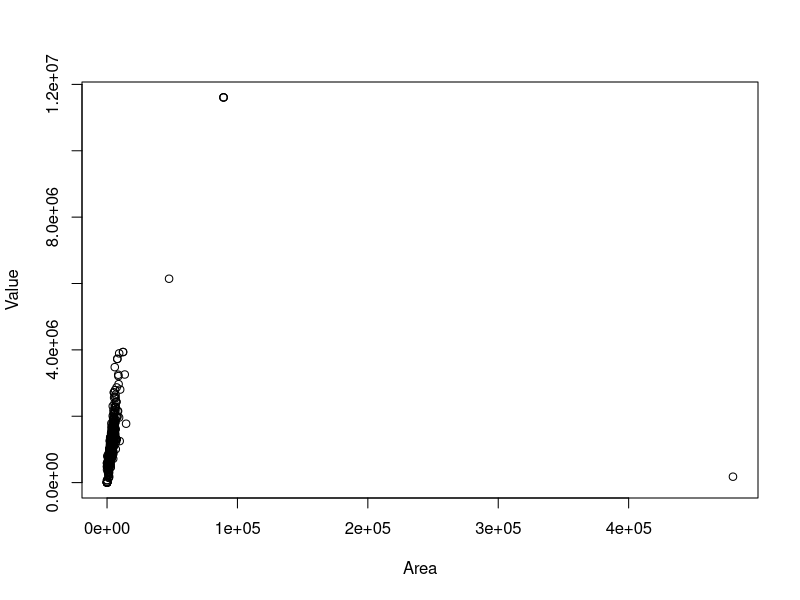
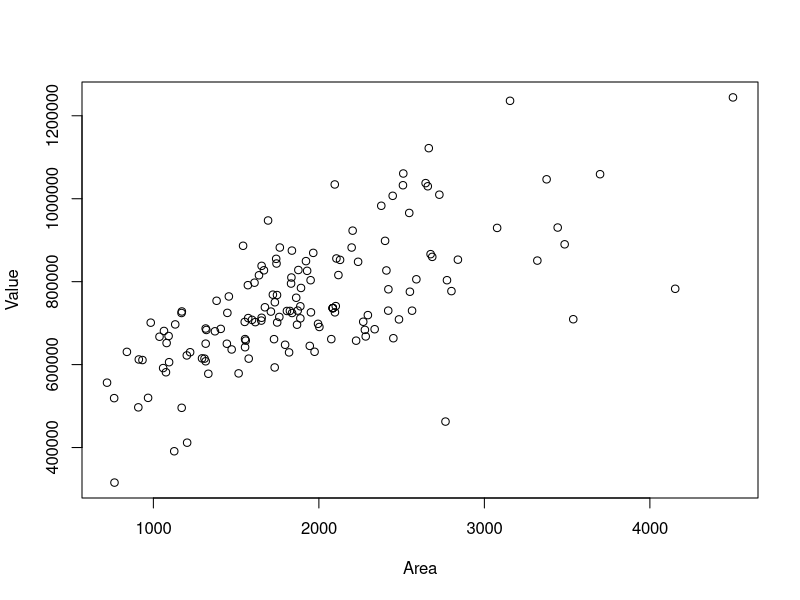
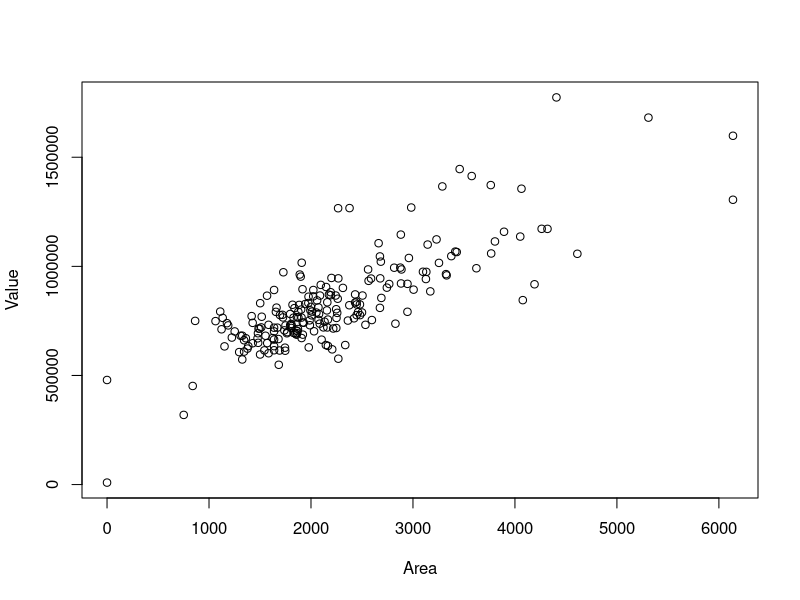
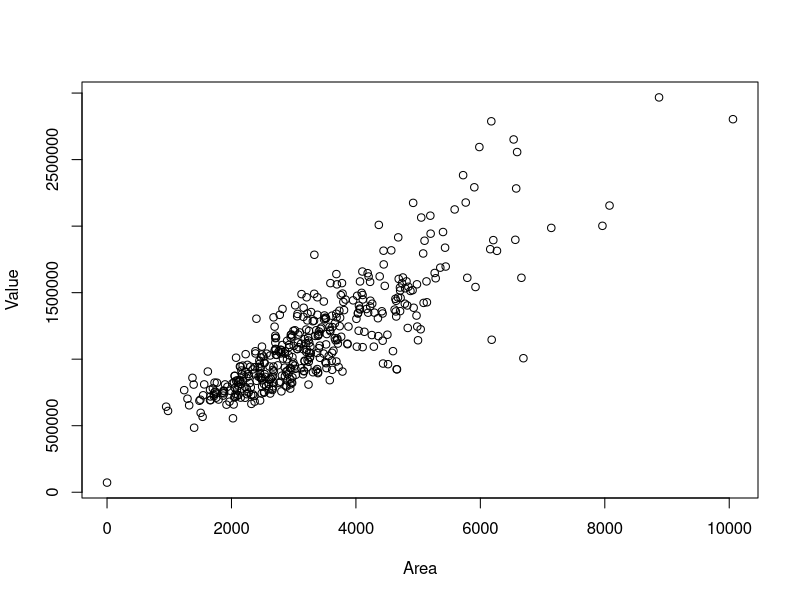
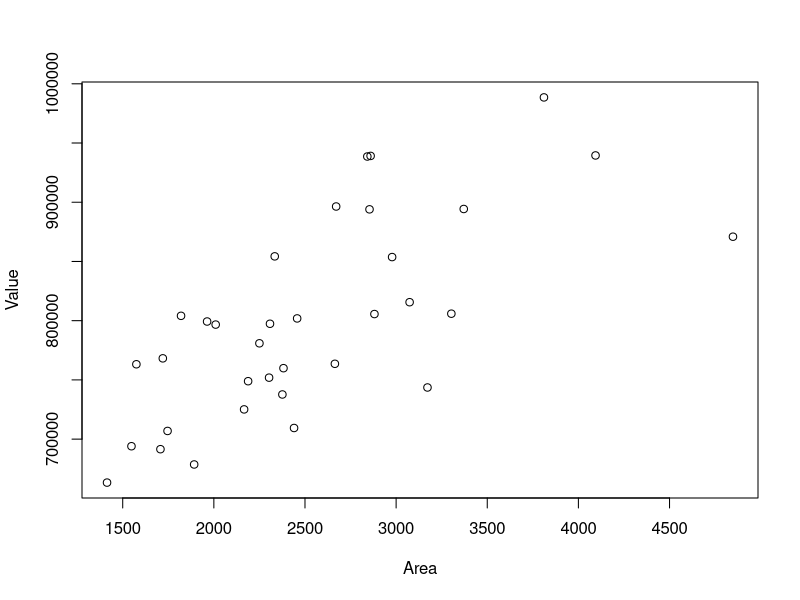
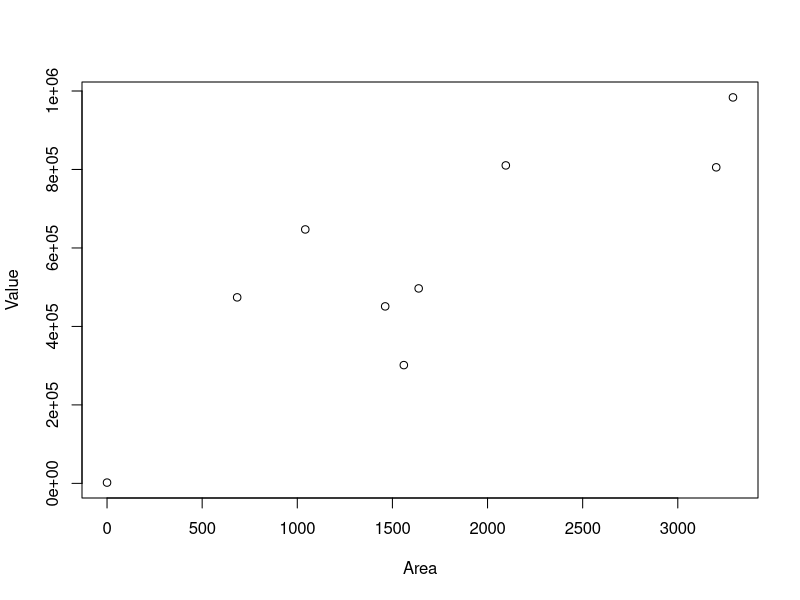
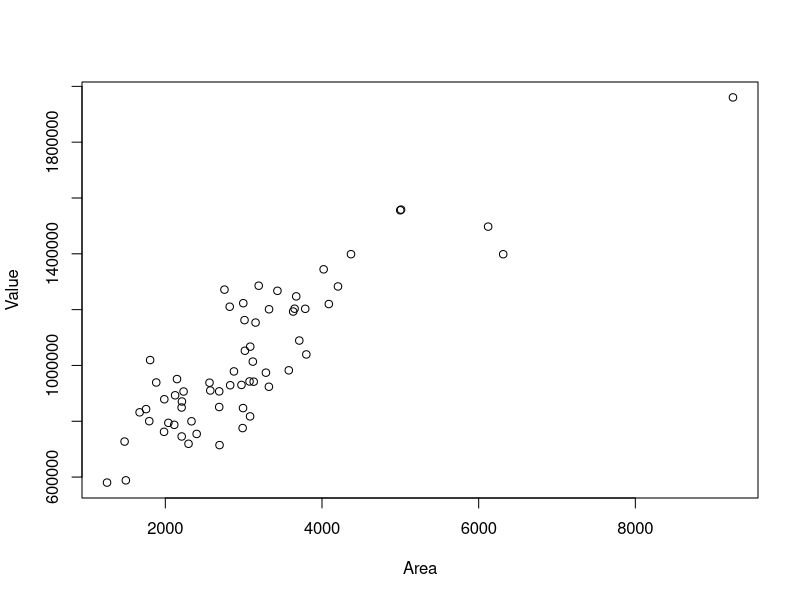
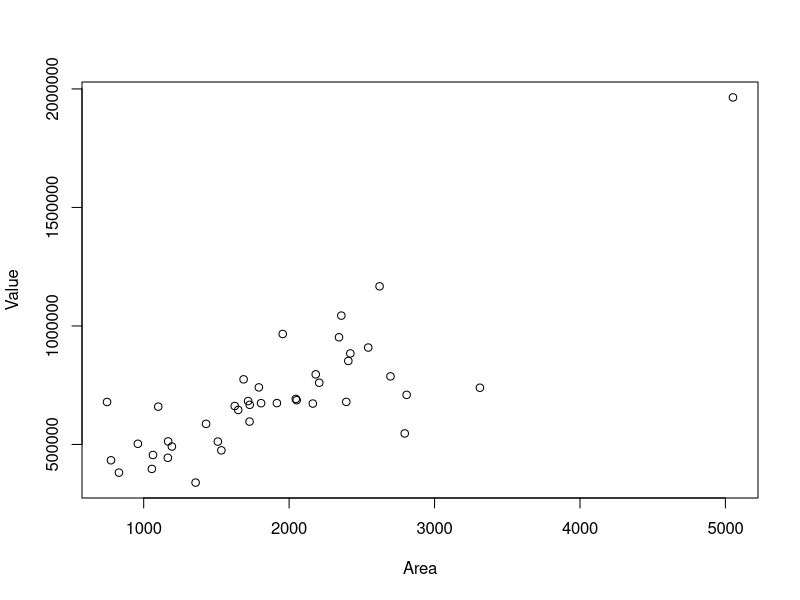

Write the R code that produced these figures, in order.
# Real Estate analysis
# 15-Sep-2024

 # SETUP ####
# load packages
library(lubridate)
library(readxl)
library(ggplot2)
library(tidyr)
library(effects)
library(dplyr)
library(zoo) # rollmean
 
 
# Import Data
D <- read.csv("wenham_fy24.csv")

# Separate types
Ra <- D[D$Type=='RANCH', ]
Cp <- D[D$Type=='CAPE', ]
Co <- D[D$Type=='COLONIAL', ]
Sl <- D[D$Type=='SPLIT LEVL', ]
Bu <- D[D$Type=='BUNGALOW', ]
Aq <- D[D$Type=='ANTIQUE', ]
Cv <- D[D$Type=='CONVENTONL', ]
Se <- D[D$Type=='SPLIT ENT', ]
Os <- D[D$Type=='OLD STYLE', ]
Cn <- D[D$Type=='CONDO', ]
Cy <- D[D$Type=='CONTEMPORY', ]
Es <- D[D$Type=='ESTATE', ]

plot(Value ~ Area, data=D)
plot(Value ~ Area, data=Ra)
plot(Value ~ Area, data=Cp)
plot(Value ~ Area, data=Co)
plot(Value ~ Area, data=Sl)
plot(Value ~ Area, data=Bu)
plot(Value ~ Area, data=Aq)
plot(Value ~ Area, data=Cv)
plot(Value ~ Area, data=Se)
plot(Value ~ Area, data=Os)
plot(Value ~ Area, data=Cn)
plot(Value ~ Area, data=Cy)
plot(Value ~ Area, data=Es)

######### All
lm_faD <- lm(Value ~ Area, data=D)
summary(lm_faD)
plot(allEffects(lm_faD))

glm_faD <- glm(Value ~ Area + BD + BA + Type, family=gaussian, data=D)
summary(glm_faD)
plot(allEffects(glm_faD))

#newdata=data.frame(nickel=c(80, 90, 99, 100, 101, 110))
#predict(glm_nickel, newdata, type="response") # odds of getting migraine given levels of nickel intake (ug)

######### Ranch
lm_faRa <- lm(Value ~ Area, data=Ra)
summary(lm_faRa)
plot(allEffects(lm_faRa))

plot(Value ~ Area, data=Ra)
abline(lm_faRa)

glm_Ra <- glm(Value ~ Area + BD + BA, family=gaussian, data=Ra)
summary(glm_Ra)
plot(allEffects(glm_Ra))

new_fa=data.frame(Area=c(0, 5000))
new_Ra=predict(lm_faRa, new_fa, type="response")

######### Cape
lm_faCp <- lm(Value ~ Area, data=Cp)
summary(lm_faCp)
plot(allEffects(lm_faCp))

glm_Cp <- glm(Value ~ Area + BD + BA, family=gaussian, data=Cp)
summary(glm_Cp)
plot(allEffects(glm_Cp))

######### Colonial
lm_faCo <- lm(Value ~ Area, data=Co)
summary(lm_faCo)
plot(allEffects(lm_faCo))

glm_Co <- glm(Value ~ Area + BD + BA, family=gaussian, data=Co)
summary(glm_Co)
plot(allEffects(glm_Co))

######### Split Level
lm_faSl <- lm(Value ~ Area, data=Sl)
summary(lm_faSl)
plot(allEffects(lm_faSl))

glm_Sl <- glm(Value ~ Area + BD + BA, family=gaussian, data=Sl)
summary(glm_Sl)
plot(allEffects(glm_Sl))

######### BUNGALOW
lm_faBu <- lm(Value ~ Area, data=Bu)
summary(lm_faBu)
plot(allEffects(lm_faBu))

glm_Bu <- glm(Value ~ Area + BD + BA, family=gaussian, data=Bu)
summary(glm_Bu)
plot(allEffects(glm_Bu))

######### 

#Aq <- D[D$Type=='ANTIQUE', ]
#Cv <- D[D$Type=='CONVENTONL', ]
#Se <- D[D$Type=='SPLIT ENT', ]
#Os <- D[D$Type=='OLD STYLE', ]
#Cn <- D[D$Type=='CONDO', ]
#Cy <- D[D$Type=='CONTEMPORY', ]
#Es <- D[D$Type=='ESTATE', ]



#############Summarize

# Create an empty plot
plot(Ra$Area, Ra$Value, type="n", xlim=c(500, 5500), ylim=c(200000, 1200000), 
     xlab="Finished Area, sqft", ylab="Total Assesed Value, $", main="Wenham Neighborhood 2000")
lines(Ra$Area, Ra$Value, type="p", pch=1, col="red")
abline(lm_faRa, col="red")
lines(Cp$Area, Cp$Value, type="p", pch=2, col="blue")
abline(lm_faCp, col="blue")
lines(Co$Area, Co$Value, type="p", pch=3, col="green")
abline(lm_faCo, col="green")
lines(Sl$Area, Sl$Value, type="p", pch="S", col="black")
abline(lm_faSl, col="black")
lines(Bu$Area, Bu$Value, type="p", pch="4", col="pink")
abline(lm_faBu, col="pink")
legend("topleft", legend=c("Ranch", "Cape", "Colonial", "Split Level", "Bungalow"), col=c("red", "blue", "green", "black", "pink"), lty=1)
